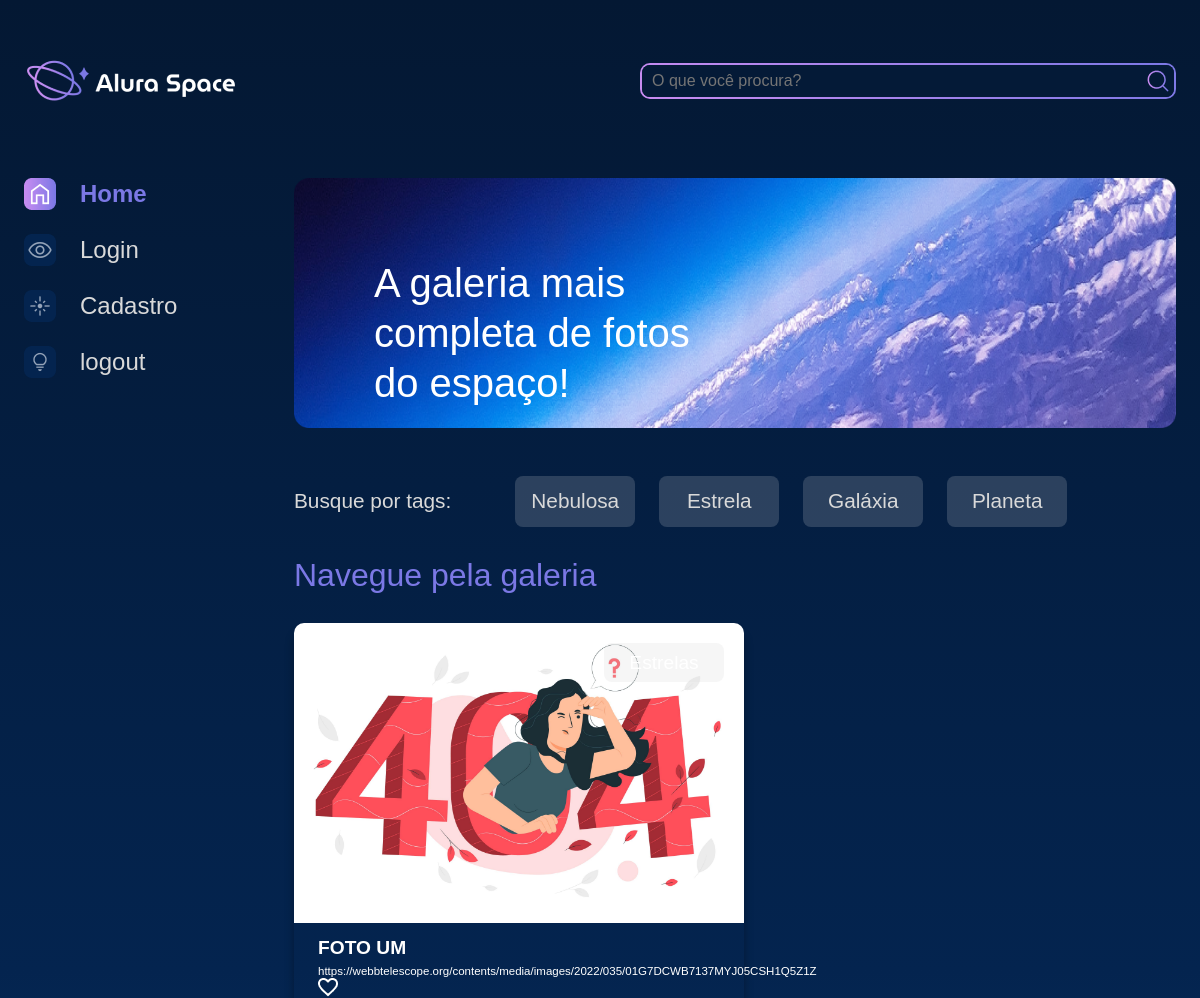
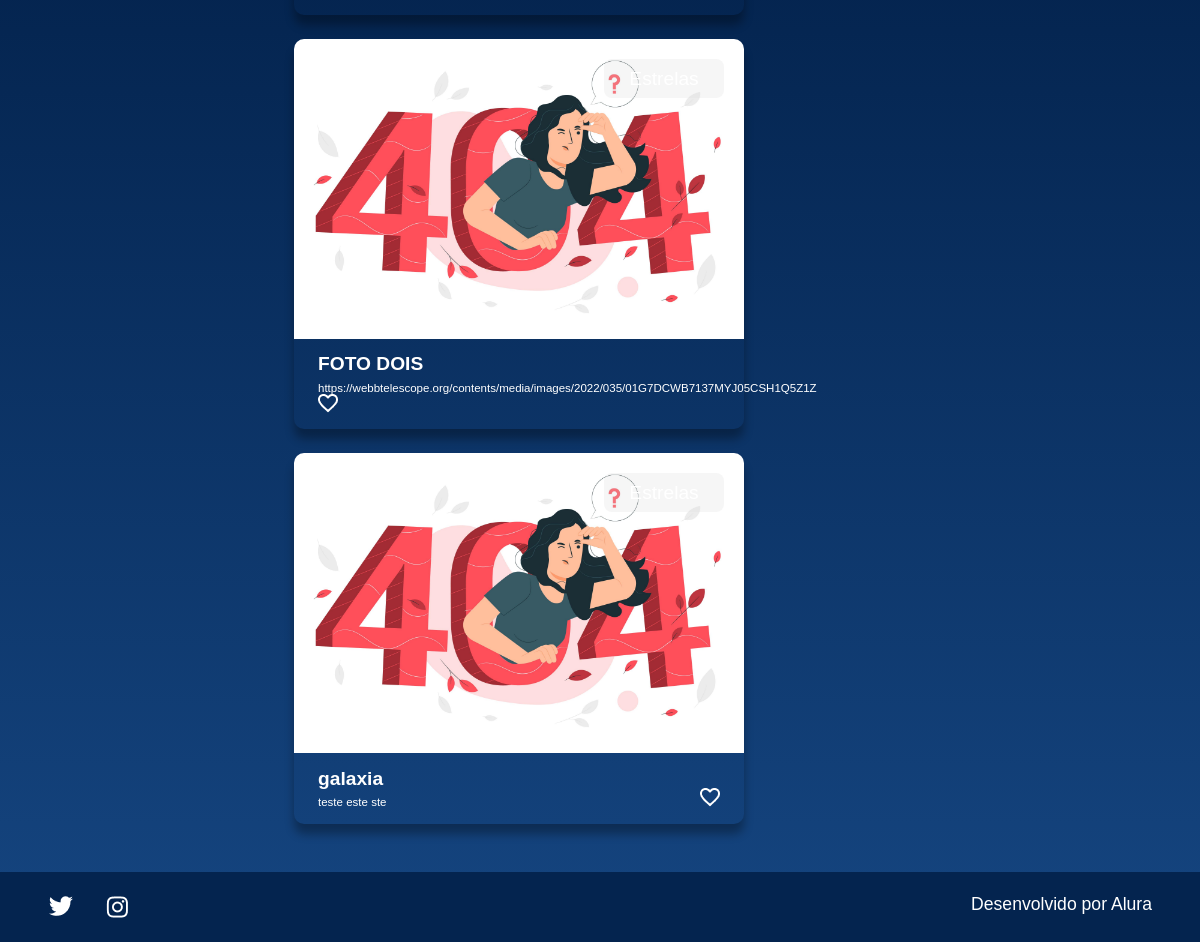
The app's page /buscar/ (signed in) with its own data (2 pictures, top to bottom).
### galeria/models.py (models this page shows, shortened)
class Fotografia(models.Model):
    OPCOES_CATEGORIA = [
        ("NEBULOSA","Nebulosa"),
        ("ESTRELA", "Estrelas"),
        ("GALAXIA", "Galaxias"),
        ("PLANETA", "Planeta"),
    ]
    nome = models.CharField(max_length=100, null=False, blank=False)
    legenda = models.CharField(max_length=150, null=False, blank=False)
    categoria = models.CharField(max_length=100, choices=OPCOES_CATEGORIA, default='')
    descricao = models.TextField(null=False, blank=False)
    foto = models.ImageField(upload_to="fotos/%Y/%m/%d/", blank=True)
    publicado = models.BooleanField(default=False)
    data_fotografia = models.DateTimeField(default=datetime.now, blank=False)
    usuario = models.ForeignKey(
        to=User,
        on_delete=models.SET_NULL,
        null=True,
        blank=False,
        related_name='user'
    )

### galeria/views.py (the view)
# urls.py: path('buscar/', buscar, name='buscar')
def buscar(request):
    if not request.user.is_authenticated:
        messages.error(request,"Voce deve estar logado para acessar esta página" )
        return redirect("login")
    fotografias = Fotografia.objects.order_by("data_fotografia").filter(publicado=True)
    if 'buscar' in request.GET:
        nome_a_buscar = request.GET['buscar']
        if nome_a_buscar:
            fotografias = fotografias.filter(nome__icontains=nome_a_buscar)
    return render(
        request, 'galeria/buscar.html', {"cards": fotografias}
    )

### templates/galeria/buscar.html
{% extends 'galeria/base.html'%}
{% load static %}
{% block content %}
    <section class="conteudo">
        <section class="banner">
            <img class="banner__imagem" src="{% static '/assets/imagens/Banner(2).png'%}" alt="banner Alura Space">
            <h1 class="banner__titulo"> A galeria mais completa de fotos do espaço!</h1>
        </section>
        <section class="tags">
            <p class="tags__titulo">Busque por tags:</p>
            <ul class="tags__lista">
                <li class="tags__tag">Nebulosa</li>
                <li class="tags__tag">Estrela</li>
                <li class="tags__tag">Galáxia</li>
                <li class="tags__tag">Planeta</li>
            </ul>
        </section>
        <section class="galeria">
            <div class="cards">
                <h2 class="cards__titulo">Navegue pela galeria</h2>
                <ul class="cards__lista">
                    {%if cards%}
                        {% for fotografia in cards %}
                            <li class="card">
                                <a href="{% url 'imagem' fotografia.id %}">
                                    {% if fotografia.foto == "" or fotografia.foto == null %}
                                        <img class="card__imagem" src="{% static '/assets/imagens/galeria/not_found.png' %}" alt="foto">
                                    {% else%}
                                        <img class="card__imagem" src={{fotografia.foto.url}} alt="foto">
                                    {%endif%}
                                </a>
                                <span class="card__tag">Estrelas</span>
                                <div class="card__info">
                                    <p class="card__titulo">{{ fotografia.nome}}</p>
                                    <div class="card__texto">
                                        <p class="card__descricao">{{fotografia.legenda}}</p>
                                        <span>
                                            <img src="{% static '/assets/ícones/1x/favorite_outline.png'%}" alt="ícone de coração">
                                        </span>
                                    </div>
                                </div>
                            </li>
                        {% endfor %}
                    {% else %}
                    <div class="">
                        <p class="imagem__texto">
                            fotografias não encontradas
                        </p>
                    </div>
                    {%endif%}
                </ul>
            </div>
        </section>
    </section>
{% endblock %}

### core/static/styles/style.css (style rules this page uses)
html, body, div, span, applet, object, iframe, h1, h2, h3, h4, h5, h6, p, blockquote, pre, a, abbr, acronym, address, big, cite, code, del, dfn, em, img, ins, kbd, q, s, samp, small, strike, strong, sub, sup, tt, var, b, u, i, center, dl, dt, dd, ol, ul, li, fieldset, form, label, legend, table, caption, tbody, tfoot, thead, tr, th, td, article, aside, canvas, details, embed, figure, figcaption, footer, header, hgroup, menu, nav, output, ruby, section, summary, time, mark, audio, video { margin: 0; padding: 0; border: 0; font-size: 100%; font: inherit; vertical-align: baseline; }
article, aside, details, figcaption, figure, footer, header, hgroup, menu, nav, section { display: block; }
body { line-height: 1; font-family: 'Space Grotesk', sans-serif; min-height: 100vh; background: linear-gradient(#041833,#04244F,#154580); background-repeat: no-repeat; background-position: center; background-size: cover; }
ol, ul { list-style: none; }
.banner { width: auto; position: relative; margin-bottom: 1.5rem; }
.banner__imagem { width: 100%; }
.banner__titulo { color: #FFFFFF; font-size: 40px; width: 350px; line-height: 50px; position: absolute; top: 80px; left: 80px; }
.cards { width: 100%; }
.cards__titulo { color: #7B78E5; font-size: 2rem; line-height: 3rem; margin-bottom: 1.5rem; }
.cards__lista { display: flex; flex-wrap: wrap; justify-content: space-between; align-content: space-between; }
.card { border-radius: 10px; box-shadow: 0px 10px 10px #00000050; color: #FFFFFF; margin-bottom: 1.5rem; position: relative; width: 450px; }
.card__imagem { width: 450px; border-radius: 10px 10px 0 0; }
.card__tag { background-color: #D9D9D940; border-radius: 8px; border: 2px solid transparent; font-size: 1.2rem; left: 310px; margin-right: 1.5rem; padding: .5rem .5rem; position: absolute; text-align: center; top: 20px; width: 100px; }
.card__info { font-size: 1.2rem; padding: 0 1.5rem 1rem 1.5rem; }
.card__titulo { font-weight: bold; line-height: 1.2rem; margin-top: 0.8em; }
.card__texto { display: flex; justify-content: space-between; flex-wrap: wrap; }
.card__texto img { cursor: pointer; }
.card__descricao { font-size: 0.6em; margin-top: 0.8em; }
.galeria { display: flex; width: 100%; }
.tags { padding: 1.5rem 0; display: flex; align-items: center; color: #D9D9D9; font-size: 1.3rem; }
.tags__titulo { margin-right: 4rem; }
.tags__lista { display: flex; }
.tags__tag { background-color: #D9D9D930; margin-right: 1.5rem; border-radius: 8px; padding: .8rem .5rem; width: 100px; text-align: center; border: 2px solid transparent; }

### records on screen
Fotografia: nome "FOTO UM", legenda "https://webbtelescope.org/contents/media/images/2022/035/01G7DCWB7137MYJ05CSH1Q5Z1Z"
Fotografia: nome "FOTO DOIS", legenda "https://webbtelescope.org/contents/media/images/2022/035/01G7DCWB7137MYJ05CSH1Q5Z1Z"
Fotografia: nome "galaxia", legenda "teste este ste"
